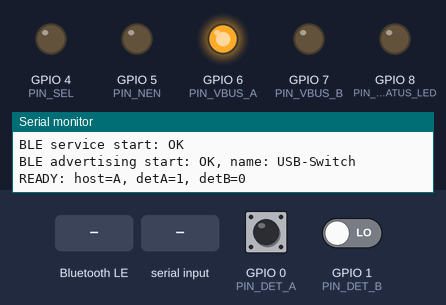
This sketch was run on a simulated ESP32-C3. On the bench: output pins drawn as LEDs (lit = HIGH), the last lines printed to the serial monitor. Dashed ring = blinking. The inputs (shaded band) are chosen by the test bench; at power-on: GPIO 0 (PIN_DET_A) HIGH, GPIO 1 (PIN_DET_B) LOW. Nothing arrives over Bluetooth unless stated; a phone connects over Bluetooth LE 3 s after start.

Above: at 5.1 s.
5.2 s: Bluetooth LE write "b" received
At 5.65 s:
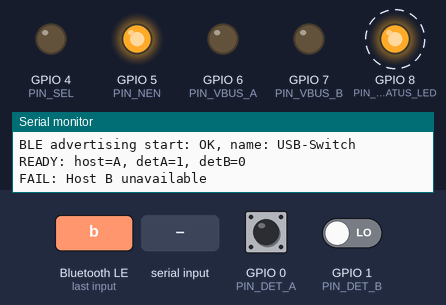
8.2 s: "a" received over Serial
At 9.2 s:
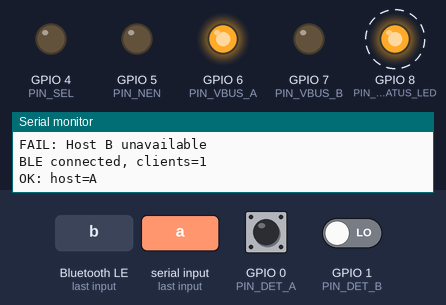
11.2 s: Bluetooth LE write "B" received
At 11.37 s:
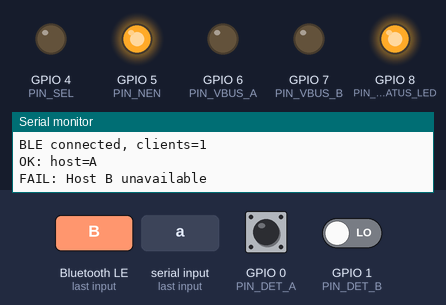
14.2 s: Bluetooth LE write "a" received
At 15.8 s:
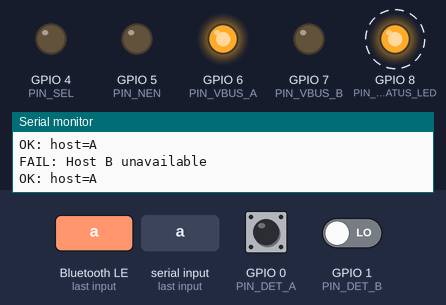
17.2 s: "x" received over Serial
At 17.35 s:
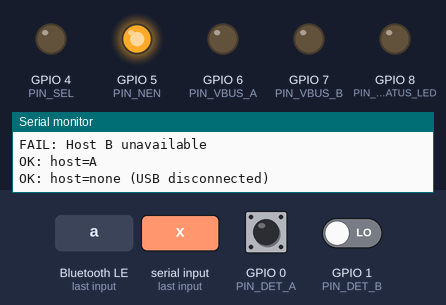
Timing chart, 0 to 24.2 s (numbered marks = the images above; inputs shaded):
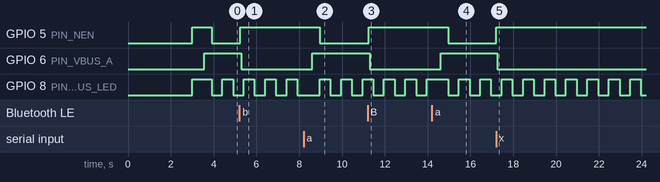

Measured:
- after the input at 5.2 s, GPIO 5 (PIN_NEN): LOW → HIGH after 0.05 s; GPIO 6 (PIN_VBUS_A): HIGH → LOW after 0.10 s
- after the input at 8.2 s, GPIO 5 (PIN_NEN): HIGH → LOW after 0.76 s; GPIO 6 (PIN_VBUS_A): LOW → HIGH after 0.41 s
- after the input at 11.2 s, GPIO 5 (PIN_NEN): LOW → HIGH after 0.05 s; GPIO 6 (PIN_VBUS_A): HIGH → LOW after 0.10 s
- after the input at 14.2 s, GPIO 5 (PIN_NEN): HIGH → LOW after 0.76 s; GPIO 6 (PIN_VBUS_A): LOW → HIGH after 0.41 s
- after the input at 17.2 s, GPIO 5 (PIN_NEN): LOW → HIGH at once; GPIO 6 (PIN_VBUS_A): HIGH → LOW after 0.05 s
- by itself, GPIO 8 (PIN_STATUS_LED): alternates HIGH for 0.50 s and LOW for 0.50 s

The sketch:

USBSwitch.ino
```cpp
// USB-A 双主机 U 盘切换器控制固件（ESP32-C3）
// 依据 docs/ESP32-C3_实际电路连接与控制设计.md 编写
// 控制方式：串口命令（a/b/x）或 BLE GATT 写入（A/B/X）

#include <Arduino.h>
#include <NimBLEDevice.h>

// ---------------- 引脚定义（与文档第 6 节一致） ----------------
constexpr uint8_t PIN_SEL    = 4;
constexpr uint8_t PIN_NEN    = 5;
constexpr uint8_t PIN_VBUS_A = 6;
constexpr uint8_t PIN_VBUS_B = 7;
constexpr uint8_t PIN_DET_A  = 0;
constexpr uint8_t PIN_DET_B  = 1;
constexpr uint8_t PIN_STATUS_LED = 8;
constexpr uint8_t STATUS_LED_ON_LEVEL = LOW;
constexpr uint8_t STATUS_LED_OFF_LEVEL = HIGH;

constexpr uint32_t DATA_OFF_DELAY = 50;
constexpr uint32_t VBUS_OFF_DELAY = 300;
constexpr uint32_t VBUS_ON_DELAY  = 300;
constexpr uint32_t LED_BLINK_INTERVAL = 500;

// ---------------- 主机切换逻辑（与文档第 8 节一致） ----------------
enum class Host : uint8_t { None, A, B };

Host currentHost = Host::None;
bool systemReady = false;

void updateHeartbeatLed()
{
  static uint32_t lastToggle = 0;
  static bool ledOn = false;
  const uint32_t now = millis();

  if (now - lastToggle < LED_BLINK_INTERVAL) return;

  lastToggle = now;
  ledOn = !ledOn;
  digitalWrite(PIN_STATUS_LED,
               ledOn ? STATUS_LED_ON_LEVEL : STATUS_LED_OFF_LEVEL);
}

bool hostPresent(Host host)
{
  const uint8_t pin = (host == Host::A) ? PIN_DET_A : PIN_DET_B;
  uint8_t highCount = 0;

  for (uint8_t i = 0; i < 5; i++) {
    if (digitalRead(pin) == HIGH) highCount++;
    delay(10);
  }
  return highCount >= 4;
}

void allOff()
{
  digitalWrite(PIN_NEN, HIGH);
  delay(DATA_OFF_DELAY);
  digitalWrite(PIN_VBUS_A, LOW);
  digitalWrite(PIN_VBUS_B, LOW);
}

bool switchTo(Host target)
{
  if (target == Host::None) {
    allOff();
    currentHost = Host::None;
    return true;
  }

  if (!hostPresent(target)) {
    allOff();
    currentHost = Host::None;
    return false;
  }

  allOff();
  delay(VBUS_OFF_DELAY);

  digitalWrite(PIN_SEL, target == Host::A ? LOW : HIGH);
  delay(5);

  if (target == Host::A) digitalWrite(PIN_VBUS_A, HIGH);
  else                   digitalWrite(PIN_VBUS_B, HIGH);

  delay(VBUS_ON_DELAY);

  if (!hostPresent(target)) {
    allOff();
    currentHost = Host::None;
    return false;
  }

  digitalWrite(PIN_NEN, LOW);
  currentHost = target;
  return true;
}

// ---------------- BLE（Nordic UART 风格 GATT 服务） ----------------
// 服务 UUID:        6E400001-B5A3-F393-E0A9-E50E24DCCA9E
// 写入特征 (RX):    6E400002-B5A3-F393-E0A9-E50E24DCCA9E  <- 电脑写入命令
// 通知特征 (TX):    6E400003-B5A3-F393-E0A9-E50E24DCCA9E  <- 固件回传状态

#define BLE_DEVICE_NAME "USB-Switch"
#define BLE_MAX_CLIENTS 3   // NimBLE 默认即支持 3 路并发连接
static NimBLECharacteristic* txChar = nullptr;
static volatile uint8_t bleConnCount = 0;

String statusString()
{
  String s = "host=";
  if (currentHost == Host::A)      s += "A";
  else if (currentHost == Host::B) s += "B";
  else                             s += "none";
  s += ", detA=" + String(digitalRead(PIN_DET_A));
  s += ", detB=" + String(digitalRead(PIN_DET_B));
  return s;
}

void notifyStatus(const String& msg)
{
  Serial.println(msg);
  if (txChar != nullptr && bleConnCount > 0) {
    txChar->setValue(msg.c_str());
    txChar->notify();  // NimBLE 2.x: 通知所有已订阅的连接
  }
}

void handleCommand(char cmd)
{
  switch (cmd) {
    case 'a': case 'A':
      notifyStatus(switchTo(Host::A) ? "OK: host=A" : "FAIL: Host A unavailable");
      break;
    case 'b': case 'B':
      notifyStatus(switchTo(Host::B) ? "OK: host=B" : "FAIL: Host B unavailable");
      break;
    case 'x': case 'X':
      switchTo(Host::None);
      notifyStatus("OK: host=none (USB disconnected)");
      break;
    case 's': case 'S':
      notifyStatus("STATUS: " + statusString());
      break;
    default:
      break;
  }
}

class ServerCallbacks : public NimBLEServerCallbacks {
  void onConnect(NimBLEServer* pServer, NimBLEConnInfo& connInfo) override {
    bleConnCount++;
    Serial.printf("BLE connected, clients=%d\n", bleConnCount);
    // 不在回调里重启广播（回调上下文下可能失败），由 loop() 看门狗统一处理
  }
  void onDisconnect(NimBLEServer* pServer, NimBLEConnInfo& connInfo, int reason) override {
    if (bleConnCount > 0) bleConnCount--;
    Serial.printf("BLE disconnected, clients=%d\n", bleConnCount);
  }
};

class RxCallbacks : public NimBLECharacteristicCallbacks {
  void onWrite(NimBLECharacteristic* pChar, NimBLEConnInfo& connInfo) override {
    std::string v = pChar->getValue();
    if (!v.empty()) handleCommand(v[0]);
  }
};

void setupBLE()
{
  NimBLEDevice::init(BLE_DEVICE_NAME);
  NimBLEDevice::setPower(ESP_PWR_LVL_P9);

  NimBLEServer* server = NimBLEDevice::createServer();
  server->setCallbacks(new ServerCallbacks());

  NimBLEService* service = server->createService("6E400001-B5A3-F393-E0A9-E50E24DCCA9E");

  txChar = service->createCharacteristic(
      "6E400003-B5A3-F393-E0A9-E50E24DCCA9E",
      NIMBLE_PROPERTY::NOTIFY);

  NimBLECharacteristic* rxChar = service->createCharacteristic(
      "6E400002-B5A3-F393-E0A9-E50E24DCCA9E",
      NIMBLE_PROPERTY::WRITE | NIMBLE_PROPERTY::WRITE_NR);
  rxChar->setCallbacks(new RxCallbacks());

  bool svcOk = service->start();
  Serial.printf("BLE service start: %s\n", svcOk ? "OK" : "FAILED");

  NimBLEAdvertising* adv = NimBLEDevice::getAdvertising();
  // 主广播包空间：flags(3B) + 名字(12B) = 15B，放得下；
  // 128 位服务 UUID 移到扫描响应包，这样 Chrome 首次扫描即可显示名称
  adv->setName(BLE_DEVICE_NAME);
  NimBLEAdvertisementData srData;
  srData.addServiceUUID("6E400001-B5A3-F393-E0A9-E50E24DCCA9E");
  adv->setScanResponseData(srData);
  adv->enableScanResponse(true);
  bool advOk = adv->start();
  Serial.printf("BLE advertising start: %s, name: %s\n", advOk ? "OK" : "FAILED", BLE_DEVICE_NAME);
}

void setup()
{
  Serial.begin(115200);
  delay(3000);  // 留出时间给上位机打开串口，便于捕获启动日志
  Serial.println("=== USBSwitch boot ===");

  pinMode(PIN_SEL, OUTPUT);
  pinMode(PIN_NEN, OUTPUT);
  pinMode(PIN_VBUS_A, OUTPUT);
  pinMode(PIN_VBUS_B, OUTPUT);
  pinMode(PIN_DET_A, INPUT);
  pinMode(PIN_DET_B, INPUT);
  pinMode(PIN_STATUS_LED, OUTPUT);
  digitalWrite(PIN_STATUS_LED, STATUS_LED_OFF_LEVEL);

  // 上电安全状态：默认选择 A，但数据和 VBUS 均关闭
  digitalWrite(PIN_SEL, LOW);
  digitalWrite(PIN_NEN, HIGH);
  digitalWrite(PIN_VBUS_A, LOW);
  digitalWrite(PIN_VBUS_B, LOW);

  delay(100);

  setupBLE();

  // 上电时优先选择 Host A
  if (hostPresent(Host::A))      switchTo(Host::A);
  else if (hostPresent(Host::B)) switchTo(Host::B);

  notifyStatus("READY: " + statusString());
  systemReady = true;
}

void loop()
{
  if (systemReady) updateHeartbeatLed();

  if (Serial.available()) {
    handleCommand((char)Serial.read());
  }

  // 广播看门狗：广播停止且连接数未达上限时自动重启广播
  // （多连接模式：即使有客户端连着也继续广播，允许新客户端接入）
  static uint32_t lastAdvCheck = 0;
  if (millis() - lastAdvCheck > 1000) {
    lastAdvCheck = millis();
    NimBLEAdvertising* adv = NimBLEDevice::getAdvertising();
    if (adv != nullptr && !adv->isAdvertising() && bleConnCount < BLE_MAX_CLIENTS) {
      adv->start();
    }
  }
}
```
